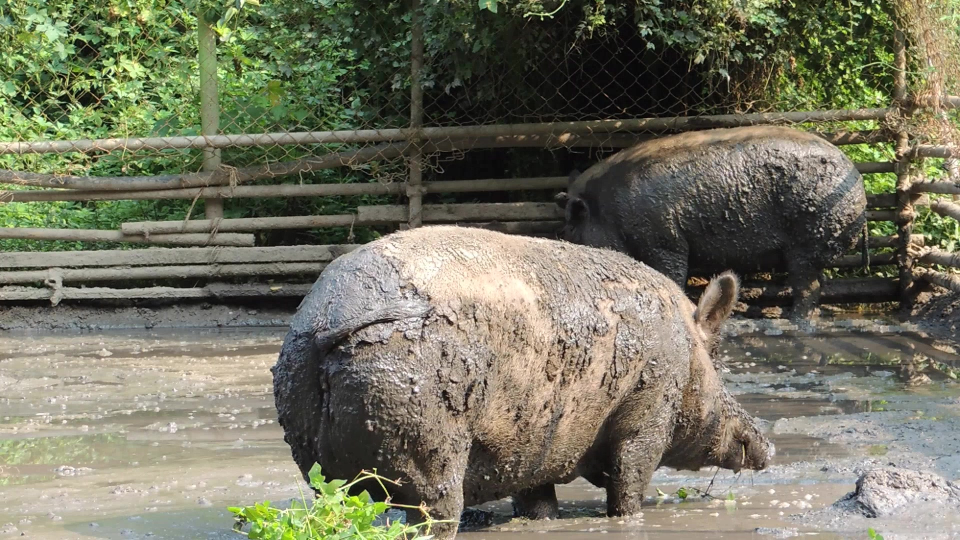
#> input picture part_dataset/A02_H17_C006_D_210909_0003_41S_000002.651.jpg, 1920 x 1080 px (shown at 1/2 size); its folder holds only this picture in this run
$ python -i doubleCheck.py   (imports and definitions only)
#> lines starting #> are read from the running program, lines starting #| are printed output that depends on the picture
import os
import hashlib
from PIL import Image

def dhash(image, hash_size=8):
    resized = image.resize((hash_size + 1, hash_size))
    diff = []
    for row in range(hash_size):
        for col in range(hash_size):
            pixel_left = resized.getpixel((col, row))
            pixel_right = resized.getpixel((col + 1, row))
            diff.append(pixel_left > pixel_right)
    return hashlib.md5(bytes(map(int, diff))).hexdigest()

def find_duplicates(directory):
    hashes = {}
    for foldername, subfolders, filenames in os.walk(directory):
        for filename in filenames:
            filepath = os.path.join(foldername, filename)
            try:
                with Image.open(filepath) as img:
                    h = dhash(img)
                    if h in hashes:
                        hashes[h].append(filepath)
                    else:
                        hashes[h] = [filepath]
            except Exception as e:
                print(f"Error with {filepath}: {e}")

    for k, v in hashes.items():
        if len(v) > 1:
            for filepath in v[1:]:
                os.remove(filepath)
                print(f"Removed duplicate: {filepath}")

# Example Usage
# [1 line not run here, left out]

>>> import cv2
>>> picture = cv2.imread('../part_dataset/A02_H17_C006_D_210909_0003_41S_000002.651.jpg', cv2.IMREAD_GRAYSCALE)
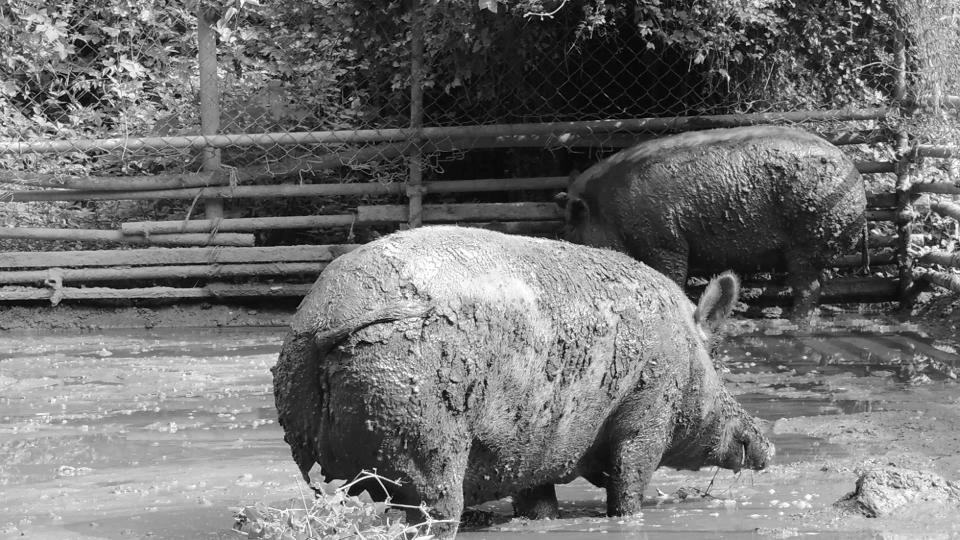
#> picture: shape (1080, 1920) (shown at 1/2 size); min 0, max 255, mean 113.7
>>> result = dhash(picture)
#> (the run stopped early here; a loop or call above may not have finished)

$ run again, on part_dataset/A02_H17_C006_D_210909_0004_45S_000003.629.jpg
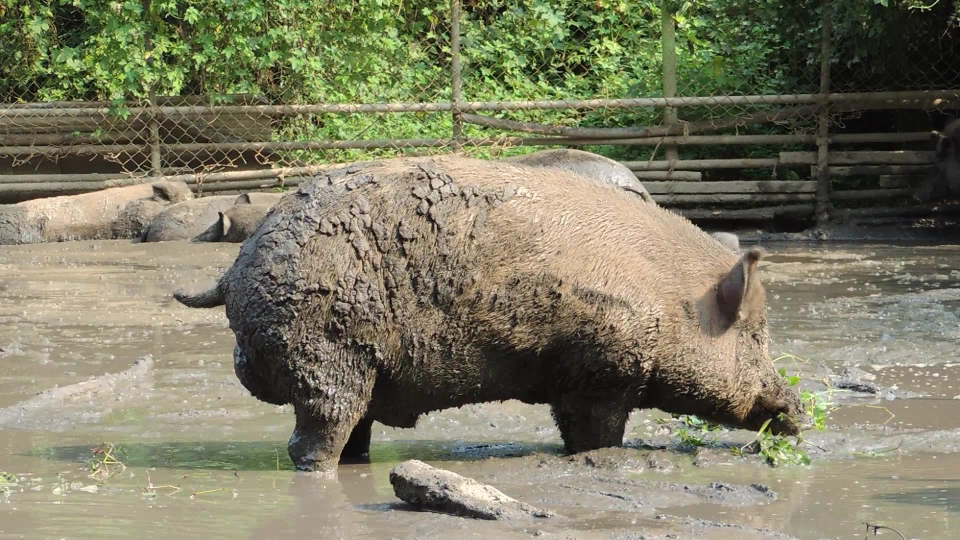
#> input picture part_dataset/A02_H17_C006_D_210909_0004_45S_000003.629.jpg, 1920 x 1080 px (shown at 1/2 size)
#> `picture = cv2.imread('../part_dataset/A02_H17_C006_D_210909_0003_41S_0..`:
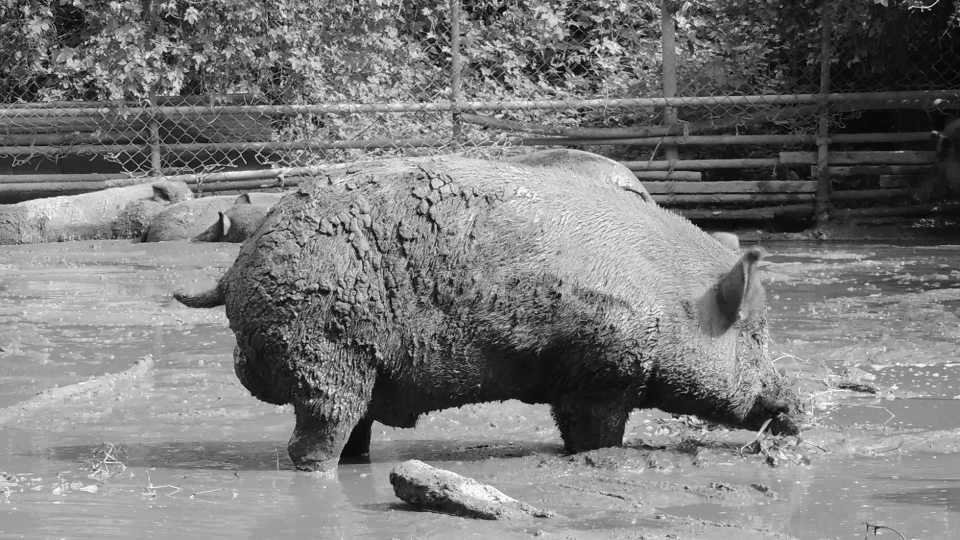
#> picture: shape (1080, 1920) (shown at 1/2 size); min 0, max 255, mean 122.3
